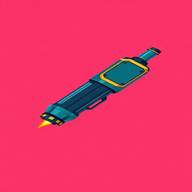
#> input picture web/asset-pipeline-review/ship/img/large-I2-820022-0-raw.png, 192 x 192 px
$ python -i pipeline.py   (imports and definitions only)
#> lines starting #> are read from the running program, lines starting #| are printed output that depends on the picture; after the words box and inside, x2 and y2 are one past the last pixel; in counts of white or black regions, pixels touching at a corner belong together
#!/usr/bin/env python3
"""Local generative asset pipeline: plan -> ingest -> process -> review -> accept -> pack.

Generation itself is pluggable. The current backend is the Forge `image.generate`
MCP tool, which an agent calls from the queue that `plan` writes. `ingest` then
records the tool's JSON responses. A ComfyUI HTTP backend can replace that step
later without changing anything downstream. Every later stage is deterministic
and offline: the same raws, spec and pipeline version give byte-identical layers.

Run with the project venv:  .cache/asset-venv/bin/python tools/asset_pipeline/pipeline.py <cmd> ...
"""

from __future__ import annotations

import argparse
import hashlib
import itertools
import json
import shutil
import sys
from datetime import datetime, timezone
from pathlib import Path

import numpy as np
from PIL import Image
from scipy import ndimage

PIPELINE_VERSION = 4
ROOT = Path(__file__).resolve().parents[2]
FAMILIES = Path(__file__).resolve().parent / "families"
WEAR_HEAT = ["#9E1B1B", "#E8430C", "#FF6B1A", "#FFBF1F", "#FFE042", "#FFF8DC"]
SOOT = ["#1E2838", "#263345"]


# ---------------------------------------------------------------- utilities
def now() -> str:
    return datetime.now(timezone.utc).isoformat(timespec="seconds")


def sha256(path: Path) -> str:
    return hashlib.sha256(path.read_bytes()).hexdigest()


def hex_rgb(value: str) -> np.ndarray:
    value = value.lstrip("#")
    return np.array([int(value[i:i + 2], 16) for i in (0, 2, 4)], dtype=np.float64)


def load_json(path: Path, default):
    return json.loads(path.read_text(encoding="utf-8")) if path.exists() else default


def save_json(path: Path, data) -> None:
    path.parent.mkdir(parents=True, exist_ok=True)
    path.write_text(json.dumps(data, indent=2, ensure_ascii=False) + "\n", encoding="utf-8")


def family_spec(name: str) -> dict:
    return json.loads((FAMILIES / f"{name}.json").read_text(encoding="utf-8"))


def out_dir(family: str) -> Path:
    return ROOT / "assets/research/asset-pipeline" / family


def review_dir(family: str) -> Path:
    return ROOT / "web/asset-pipeline-review" / family


def part_by_id(spec: dict) -> dict:
    return {p["id"]: p for p in spec["parts"]}


def part_palette(spec: dict, part: dict) -> list[str]:
    return list(dict.fromkeys(spec["base_palette"] + part["accent"]))


# ---------------------------------------------------------------- colour
def srgb_to_oklab(rgb: np.ndarray) -> np.ndarray:
    c = rgb / 255.0
    lin = np.where(c <= 0.04045, c / 12.92, ((c + 0.055) / 1.055) ** 2.4)
    m1 = np.array([[0.4122214708, 0.5363325363, 0.0514459929],
                   [0.2119034982, 0.6806995451, 0.1073969566],
                   [0.0883024619, 0.2817188376, 0.6299787005]])
    m2 = np.array([[0.2104542553, 0.7936177850, -0.0040720468],
                   [1.9779984951, -2.4285922050, 0.4505937099],
                   [0.0259040371, 0.7827717662, -0.8086757660]])
    lms = np.cbrt(lin @ m1.T)
    return lms @ m2.T


# [6 lines left out: function snap_to_palette, not called in this run]


# ---------------------------------------------------------------- processing
def isolate(rgb: np.ndarray) -> tuple[np.ndarray, dict]:
    """Separate one object from a flat generated background (estimated from the border)."""
    h, w, _ = rgb.shape
    b = max(4, w // 64)
    border = np.concatenate([rgb[:b].reshape(-1, 3), rgb[-b:].reshape(-1, 3),
                             rgb[:, :b].reshape(-1, 3), rgb[:, -b:].reshape(-1, 3)])
    bg = np.median(border, axis=0)
    # Perceptual distance (OKLab, scaled to roughly 0-255) separates hue shifts such as
    # orange-on-salmon far better than raw RGB distance.
    lab = srgb_to_oklab(rgb.reshape(-1, 3)).reshape(h, w, 3) * 255
    bg_lab = srgb_to_oklab(bg[None, :])[0] * 255
    dist = np.linalg.norm(lab - bg_lab, axis=2)
    border_dist = np.concatenate([dist[:b].ravel(), dist[-b:].ravel(), dist[:, :b].ravel(), dist[:, -b:].ravel()])
    noise = float(np.percentile(border_dist, 90))
    thr = max(otsu(dist), noise * 1.25, 12.0)
    mask = dist > thr
    mask = ndimage.binary_opening(mask, iterations=2)
    mask = ndimage.binary_fill_holes(mask)
    labels, n = ndimage.label(mask)
    total = int(mask.sum())
    largest_share = 0.0
    if n:
        sizes = ndimage.sum(mask, labels, range(1, n + 1))
        biggest = sizes.max()
        largest_share = float(biggest / max(total, 1))
        keep = [i + 1 for i, s in enumerate(sizes) if s >= 0.25 * biggest]
        mask = np.isin(labels, keep)
    # Drop the 1px fringe that carries background colour into the edge pixels.
    mask = ndimage.binary_erosion(mask, iterations=max(1, w // 256))
    edge = np.concatenate([mask[0], mask[-1], mask[:, 0], mask[:, -1]])
    metrics = {
        "background_rgb": [int(v) for v in bg],
        "background_noise": round(noise, 2),
        "coverage": round(float(mask.mean()), 4),
        "components": int(n),
        "largest_component_share": round(largest_share, 3),
        "touches_border": round(float(edge.mean()), 4),
    }
    return mask, metrics


def otsu(values: np.ndarray) -> float:
    hist, edges = np.histogram(values.ravel(), bins=256)
    centers = (edges[:-1] + edges[1:]) / 2
    weight = np.cumsum(hist)
    mean = np.cumsum(hist * centers)
    total, total_mean = weight[-1], mean[-1]
    w1 = total - weight
    valid = (weight > 0) & (w1 > 0)
    between = np.zeros_like(centers)
    between[valid] = (total_mean * weight[valid] - mean[valid] * total) ** 2 / (weight[valid] * w1[valid])
    return float(centers[np.argmax(between)])


# [293 lines left out: functions orient_vertical, symmetry_iou, to_layer, paste, judge, derive_wear and 4 more, not called in this run]


def load_layer(base: Path, cand: dict) -> np.ndarray:
    return np.asarray(Image.open(base / cand["layer"]).convert("RGBA"))


# [335 lines left out: functions dock, composite, save_scaled, loadouts, cmd_review, save_sheet and 5 more, not called in this run]


# [2 lines not run here, left out]

>>> import cv2
>>> picture = cv2.imread('../../web/asset-pipeline-review/ship/img/large-I2-820022-0-raw.png')
#> picture is the input picture: shape (192, 192, 3); mean B, G, R 102.5, 53.3, 233.1
>>> result = isolate(picture)
#> in isolate, `bg = np.median(border, axis=0)`: bg = [103, 50, 250]
#> in isolate, `lab = srgb_to_oklab(rgb.reshape(-1, 3)).reshape(h, w, 3) * 255`:
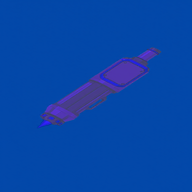
#> lab: shape (192, 192, 3) float64; mean B, G, R 132.9, 15.7, -59.6; drawn with min black and max white
#> in isolate, `bg_lab = srgb_to_oklab(bg[None, :])[0] * 255`: bg_lab = [134, 17.13, -66.07]
#> in isolate, `dist = np.linalg.norm(lab - bg_lab, axis=2)`:
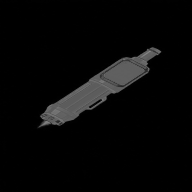
#> dist: shape (192, 192) float64; min 1.42e-14, max 136.4, mean 7.8
#> in isolate, `border_dist = np.concatenate([dist[:b].ravel(), dist[-b:].ravel(), dis..`: border_dist = 3072 values, max 2.7 at index 1152, min 1.42e-14 at index 400, mean 0.663
#> in isolate, `noise = float(np.percentile(border_dist, 90))`: noise = 1.18
#> in otsu, `hist, edges = np.histogram(values.ravel(), bins=256)`: hist = 256 values, max 18253 at index 0, min 0 at index 20, mean 144; edges = 257 values from 1.42e-14 to 136.4
#> in otsu, `centers = (edges[:-1] + edges[1:]) / 2`: centers = 256 values from 0.266 to 136.1
#> in otsu, `weight = np.cumsum(hist)`: weight = 256 values from 18253 to 36864
#> in otsu, `mean = np.cumsum(hist * centers)`: mean = 256 values from 4860.9 to 290337.3
#> in otsu, `total, total_mean = weight[-1], mean[-1]`: total = 36864; total_mean = 290337.3
#> in otsu, `w1 = total - weight`: w1 = 256 values, max 18611 at index 0, min 0 at index 255, mean 2057.3
#> in isolate, `thr = max(otsu(dist), noise * 1.25, 12.0)`: thr = 46.07
#> in isolate, `mask = dist > thr`:
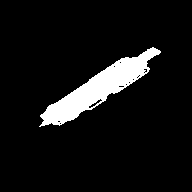
#> mask: shape (192, 192) bool; 7.8% white; 1 white region, box (x1, y1, x2, y2) and area: (39, 47, 161, 127) 2886
#> in isolate, `mask = ndimage.binary_opening(mask, iterations=2)`:
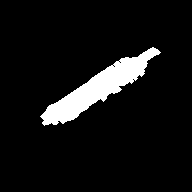
#> mask: shape (192, 192) bool; 7.5% white; 1 white region, box (x1, y1, x2, y2) and area: (40, 47, 161, 126) 2768
#> in isolate, `mask = ndimage.binary_fill_holes(mask)`: mask: shape (192, 192) bool; 7.5% white; 1 white region, box (x1, y1, x2, y2) and area: (40, 47, 161, 126) 2773
#> in isolate, `labels, n = ndimage.label(mask)`: n = 1
#> in isolate, `total = int(mask.sum())`: total = 2773
#> in isolate, `sizes = ndimage.sum(mask, labels, range(1, n + 1))`: sizes = [2773]
#> in isolate, `biggest = sizes.max()`: biggest = 2773
#> in isolate, `largest_share = float(biggest / max(total, 1))`: largest_share = 1
#> in isolate, `keep = [i + 1 for i, s in enumerate(sizes) if s >= 0.25 * biggest]`: keep = [1]
#> in isolate, `mask = ndimage.binary_erosion(mask, iterations=max(1, w // 256))`:
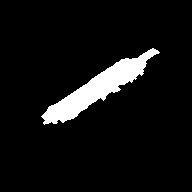
#> mask: shape (192, 192) bool; 6.8% white; 1 white region, box (x1, y1, x2, y2) and area: (41, 48, 160, 125) 2501
#> in isolate, `metrics = { "background_rgb": [int(v) for v in bg], "background_noise"..`: metrics = {'background_rgb': [103, 50, 250], 'background_noise': 1.18, 'coverage': 0.0678, 'components': 1, 'largest_component_share': 1, 'touches_border': 0}
